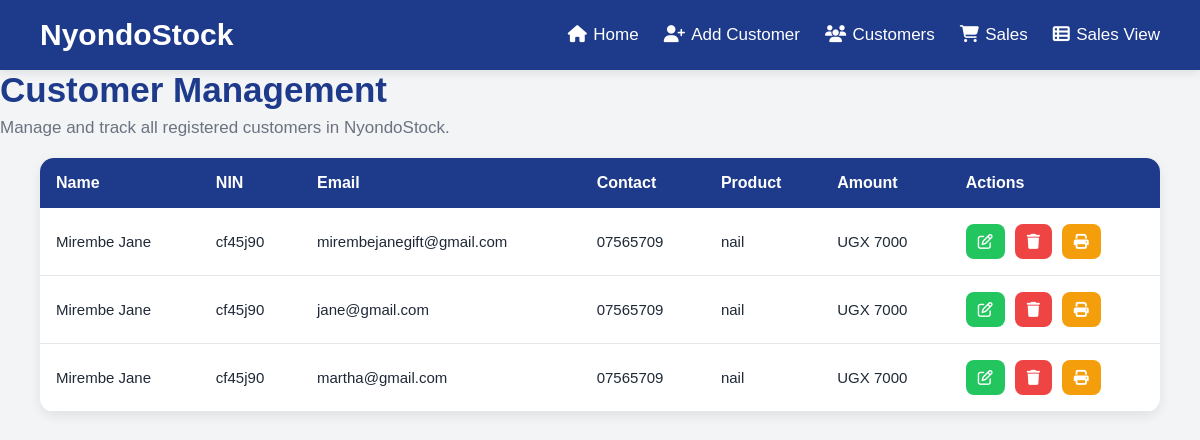
/customer/, run on an earlier commit of the app's database.
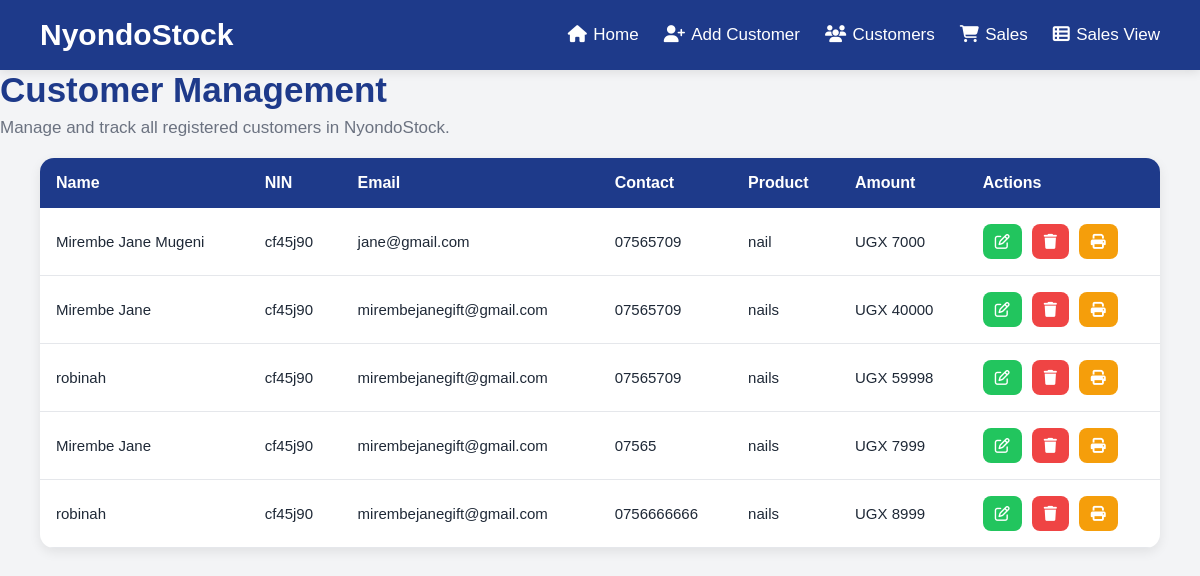
And on a later commit of the database.
### mugeniapp/models.py (models this page shows, shortened)
class Customer(models.Model):
    name = models.CharField(max_length=100)
    nin = models.CharField(max_length=100)
    email = models.CharField(max_length=100)
    contact = models.CharField(max_length=100)
    product = models.CharField(max_length=100 ,null=True)
    amount = models.IntegerField(default=0)
    date = models.DateField(default=now)
    method_of_payment = models.CharField(max_length=100,default="Cash")

### mugeniapp/views.py (the view)
# urls.py: path('customer/', views.customer, name='customer'),
def customer(request):
    customers = Customer.objects.all()
    return render(request, 'customer.html', {'customers': customers})

### mugeniapp/templates/customer.html (shortened to what this page needs)
<!DOCTYPE html>
<html lang="en">
<head>
</head>
<body>
<nav>
    <div class="logo">NyondoStock</div>
    <ul>
        <li><a href="{% url 'index' %}"><i class="fa-solid fa-house"></i>Home</a></li>
        <li><a href="{% url 'customer' %}"><i class="fa-solid fa-user-plus"></i>Add Customer</a></li>
        <li><a href="{% url 'customer_list' %}"><i class="fa-solid fa-users"></i>Customers</a></li>
        <li><a href="{% url 'sales' %}"><i class="fa-solid fa-cart-shopping"></i>Sales</a></li>
        <li><a href="{% url 'save' %}"><i class="fa-solid fa-table-list"></i>Sales View</a></li>
    </ul>
</nav>
<div class="page-header">
    <h1>Customer Management</h1>
    <p>Manage and track all registered customers in NyondoStock.</p>
</div>
<div class="container">
    <div class="table-container">
        <table>
            <thead>
                <tr>
                    <th>Name</th>
                    <th>NIN</th>
                    <th>Email</th>
                    <th>Contact</th>
                    <th>Product</th>
                    <th>Amount</th>
                    <th>Actions</th>
                </tr>
            </thead>
            <tbody>
                {% for customer in customers %}
                <tr>
                    <td>{{ customer.name }}</td>
                    <td>{{ customer.nin }}</td>
                    <td>{{ customer.email }}</td>
                    <td>{{ customer.contact }}</td>
                    <td>{{ customer.product }}</td>
                    <td>UGX {{ customer.amount }}</td>
                    <td>
                        <div class="actions">
                            <a href="{% url 'edit_customer' customer.id %}" class="action-btn edit-btn">
                                <i class="fa-regular fa-pen-to-square"></i>
                            </a>
                            <a href="{% url 'delete_customer' customer.id %}" class="action-btn delete-btn">
                                <i class="fa-solid fa-trash"></i>
                            </a>
                            <a href="{% url 'customer_receipt' customer.id %}" class="action-btn print-btn">
                                <i class="fa-solid fa-print"></i>
                            </a>
                        </div>
                    </td>
                </tr>
                {% endfor %}
            </tbody>
        </table>
    </div>
</div>
</body>
</html>

What changed in the data, as far as the page shows it:
removed Customer: name "Mirembe Jane", nin "cf45j90", email "mirembejanegift@gmail.com", contact "07565709", product "nail", amount "7000"
removed Customer: name "Mirembe Jane", nin "cf45j90", email "martha@gmail.com", contact "07565709", product "nail", amount "7000"
changed Customer "jane@gmail.com": name "Mirembe Jane" → "Mirembe Jane Mugeni"
added Customer: name "Mirembe Jane", nin "cf45j90", email "mirembejanegift@gmail.com", contact "07565709", product "nails", amount "40000"
added Customer: name "robinah", nin "cf45j90", email "mirembejanegift@gmail.com", contact "07565709", product "nails", amount "59998"
added Customer: name "Mirembe Jane", nin "cf45j90", email "mirembejanegift@gmail.com", contact "07565", product "nails", amount "7999"
added Customer: name "robinah", nin "cf45j90", email "mirembejanegift@gmail.com", contact "0756666666", product "nails", amount "8999"
